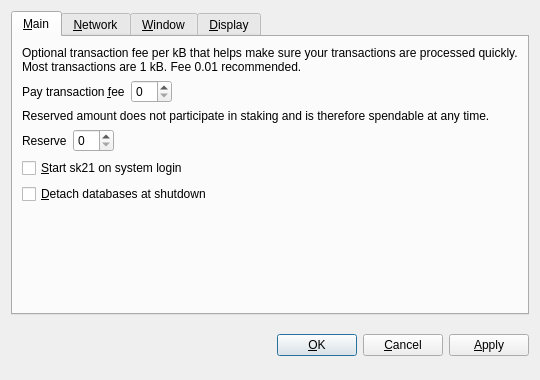
<?xml version="1.0" encoding="UTF-8"?>
<ui version="4.0">
 <class>OptionsDialog</class>
 <widget class="QDialog" name="OptionsDialog">
  <property name="geometry">
   <rect>
    <x>0</x>
    <y>0</y>
    <width>540</width>
    <height>380</height>
   </rect>
  </property>
  <property name="windowTitle">
   <string>Options</string>
  </property>
  <property name="modal">
   <bool>true</bool>
  </property>
  <layout class="QVBoxLayout" name="verticalLayout">
   <item>
    <widget class="QTabWidget" name="tabWidget">
     <property name="tabPosition">
      <enum>QTabWidget::North</enum>
     </property>
     <property name="currentIndex">
      <number>0</number>
     </property>
     <widget class="QWidget" name="tabMain">
      <attribute name="title">
       <string>&amp;Main</string>
      </attribute>
      <layout class="QVBoxLayout" name="verticalLayout_Main">
       <item>
        <widget class="QLabel" name="transactionFeeInfoLabel">
         <property name="text">
          <string>Optional transaction fee per kB that helps make sure your transactions are processed quickly. Most transactions are 1 kB. Fee 0.01 recommended.</string>
         </property>
         <property name="textFormat">
          <enum>Qt::PlainText</enum>
         </property>
         <property name="wordWrap">
          <bool>true</bool>
         </property>
        </widget>
       </item>
       <item>
        <layout class="QHBoxLayout" name="horizontalLayoutFee">
         <item>
          <widget class="QLabel" name="transactionFeeLabel">
           <property name="text">
            <string>Pay transaction &amp;fee</string>
           </property>
           <property name="textFormat">
            <enum>Qt::PlainText</enum>
           </property>
           <property name="buddy">
            <cstring>transactionFee</cstring>
           </property>
          </widget>
         </item>
         <item>
          <widget class="sk21AmountField" name="transactionFee"/>
         </item>
         <item>
          <spacer name="horizontalSpacerFee">
           <property name="orientation">
            <enum>Qt::Horizontal</enum>
           </property>
           <property name="sizeHint" stdset="0">
            <size>
             <width>40</width>
             <height>20</height>
            </size>
           </property>
          </spacer>
         </item>
        </layout>
       </item>
       <item>
        <widget class="QLabel" name="reserveBalanceInfoLabel">
         <property name="text">
          <string>Reserved amount does not participate in staking and is therefore spendable at any time.</string>
         </property>
         <property name="textFormat">
          <enum>Qt::PlainText</enum>
         </property>
         <property name="wordWrap">
          <bool>true</bool>
         </property>
        </widget>
       </item>
       <item>
        <layout class="QHBoxLayout" name="horizontalLayoutReserveBalance">
         <item>
          <widget class="QLabel" name="reserveBalanceLabel">
           <property name="text">
            <string>Reserve</string>
           </property>
           <property name="textFormat">
            <enum>Qt::PlainText</enum>
           </property>
           <property name="buddy">
            <cstring>reserveBalance</cstring>
           </property>
          </widget>
         </item>
         <item>
          <widget class="sk21AmountField" name="reserveBalance"/>
         </item>
         <item>
          <spacer name="horizontalSpacerReserveBalance">
           <property name="orientation">
            <enum>Qt::Horizontal</enum>
           </property>
           <property name="sizeHint" stdset="0">
            <size>
             <width>40</width>
             <height>20</height>
            </size>
           </property>
          </spacer>
         </item>
        </layout>
       </item>
       <item>
        <widget class="QCheckBox" name="sk21AtStartup">
         <property name="toolTip">
          <string>Automatically start sk21 after logging in to the system.</string>
         </property>
         <property name="text">
          <string>&amp;Start sk21 on system login</string>
         </property>
        </widget>
       </item>
       <item>
        <widget class="QCheckBox" name="detachDatabases">
         <property name="toolTip">
          <string>Detach block and address databases at shutdown. This means they can be moved to another data directory, but it slows down shutdown. The wallet is always detached.</string>
         </property>
         <property name="text">
          <string>&amp;Detach databases at shutdown</string>
         </property>
        </widget>
       </item>
       <item>
        <spacer name="verticalSpacer_Main">
         <property name="orientation">
          <enum>Qt::Vertical</enum>
         </property>
         <property name="sizeHint" stdset="0">
          <size>
           <width>20</width>
           <height>40</height>
          </size>
         </property>
        </spacer>
       </item>
      </layout>
     </widget>
     <widget class="QWidget" name="tabNetwork">
      <attribute name="title">
       <string>&amp;Network</string>
      </attribute>
      <layout class="QVBoxLayout" name="verticalLayout_Network">
       <item>
        <widget class="QCheckBox" name="mapPortUpnp">
         <property name="toolTip">
          <string>Automatically open the sk21 client port on the router. This only works when your router supports UPnP and it is enabled.</string>
         </property>
         <property name="text">
          <string>Map port using &amp;UPnP</string>
         </property>
        </widget>
       </item>
       <item>
        <widget class="QCheckBox" name="connectSocks">
         <property name="toolTip">
          <string>Connect to the sk21 network through a SOCKS proxy (e.g. when connecting through Tor).</string>
         </property>
         <property name="text">
          <string>&amp;Connect through SOCKS proxy:</string>
         </property>
        </widget>
       </item>
       <item>
        <layout class="QHBoxLayout" name="horizontalLayout_Network">
         <item>
          <widget class="QLabel" name="proxyIpLabel">
           <property name="text">
            <string>Proxy &amp;IP:</string>
           </property>
           <property name="textFormat">
            <enum>Qt::PlainText</enum>
           </property>
           <property name="buddy">
            <cstring>proxyIp</cstring>
           </property>
          </widget>
         </item>
         <item>
          <widget class="QValidatedLineEdit" name="proxyIp">
           <property name="maximumSize">
            <size>
             <width>140</width>
             <height>16777215</height>
            </size>
           </property>
           <property name="toolTip">
            <string>IP address of the proxy (e.g. 127.0.0.1)</string>
           </property>
          </widget>
         </item>
         <item>
          <widget class="QLabel" name="proxyPortLabel">
           <property name="text">
            <string>&amp;Port:</string>
           </property>
           <property name="textFormat">
            <enum>Qt::PlainText</enum>
           </property>
           <property name="buddy">
            <cstring>proxyPort</cstring>
           </property>
          </widget>
         </item>
         <item>
          <widget class="QLineEdit" name="proxyPort">
           <property name="maximumSize">
            <size>
             <width>55</width>
             <height>16777215</height>
            </size>
           </property>
           <property name="toolTip">
            <string>Port of the proxy (e.g. 9050)</string>
           </property>
          </widget>
         </item>
         <item>
          <widget class="QLabel" name="socksVersionLabel">
           <property name="text">
            <string>SOCKS &amp;Version:</string>
           </property>
           <property name="textFormat">
            <enum>Qt::PlainText</enum>
           </property>
           <property name="buddy">
            <cstring>socksVersion</cstring>
           </property>
          </widget>
         </item>
         <item>
          <widget class="QValueComboBox" name="socksVersion">
           <property name="toolTip">
            <string>SOCKS version of the proxy (e.g. 5)</string>
           </property>
          </widget>
         </item>
         <item>
          <spacer name="horizontalSpacer_Network">
           <property name="orientation">
            <enum>Qt::Horizontal</enum>
           </property>
           <property name="sizeHint" stdset="0">
            <size>
             <width>40</width>
             <height>20</height>
            </size>
           </property>
          </spacer>
         </item>
        </layout>
       </item>
       <item>
        <spacer name="verticalSpacer_Network">
         <property name="orientation">
          <enum>Qt::Vertical</enum>
         </property>
         <property name="sizeHint" stdset="0">
          <size>
           <width>20</width>
           <height>40</height>
          </size>
         </property>
        </spacer>
       </item>
      </layout>
     </widget>
     <widget class="QWidget" name="tabWindow">
      <attribute name="title">
       <string>&amp;Window</string>
      </attribute>
      <layout class="QVBoxLayout" name="verticalLayout_Window">
       <item>
        <widget class="QCheckBox" name="minimizeToTray">
         <property name="toolTip">
          <string>Show only a tray icon after minimizing the window.</string>
         </property>
         <property name="text">
          <string>&amp;Minimize to the tray instead of the taskbar</string>
         </property>
        </widget>
       </item>
       <item>
        <widget class="QCheckBox" name="minimizeOnClose">
         <property name="toolTip">
          <string>Minimize instead of exit the application when the window is closed. When this option is enabled, the application will be closed only after selecting Quit in the menu.</string>
         </property>
         <property name="text">
          <string>M&amp;inimize on close</string>
         </property>
        </widget>
       </item>
       <item>
        <spacer name="verticalSpacer_Window">
         <property name="orientation">
          <enum>Qt::Vertical</enum>
         </property>
         <property name="sizeHint" stdset="0">
          <size>
           <width>20</width>
           <height>40</height>
          </size>
         </property>
        </spacer>
       </item>
      </layout>
     </widget>
     <widget class="QWidget" name="tabDisplay">
      <attribute name="title">
       <string>&amp;Display</string>
      </attribute>
      <layout class="QVBoxLayout" name="verticalLayout_Display">
       <item>
        <layout class="QHBoxLayout" name="horizontalLayout_1_Display">
         <item>
          <widget class="QLabel" name="langLabel">
           <property name="text">
            <string>User Interface &amp;language:</string>
           </property>
           <property name="textFormat">
            <enum>Qt::PlainText</enum>
           </property>
           <property name="buddy">
            <cstring>lang</cstring>
           </property>
          </widget>
         </item>
         <item>
          <widget class="QValueComboBox" name="lang">
           <property name="toolTip">
            <string>The user interface language can be set here. This setting will take effect after restarting sk21.</string>
           </property>
          </widget>
         </item>
        </layout>
       </item>
       <item>
        <layout class="QHBoxLayout" name="horizontalLayout_2_Display">
         <item>
          <widget class="QLabel" name="unitLabel">
           <property name="text">
            <string>&amp;Unit to show amounts in:</string>
           </property>
           <property name="textFormat">
            <enum>Qt::PlainText</enum>
           </property>
           <property name="buddy">
            <cstring>unit</cstring>
           </property>
          </widget>
         </item>
         <item>
          <widget class="QValueComboBox" name="unit">
           <property name="toolTip">
            <string>Choose the default subdivision unit to show in the interface and when sending coins.</string>
           </property>
          </widget>
         </item>
        </layout>
       </item>
       <item>
        <widget class="QCheckBox" name="displayAddresses">
         <property name="toolTip">
          <string>Whether to show sk21 addresses in the transaction list or not.</string>
         </property>
         <property name="text">
          <string>&amp;Display addresses in transaction list</string>
         </property>
        </widget>
       </item>
       <item>
        <widget class="QCheckBox" name="coinControlFeatures">
         <property name="toolTip">
          <string>Whether to show coin control features or not.</string>
         </property>
         <property name="text">
          <string>Display coin &amp;control features (experts only!)</string>
         </property>
        </widget>
       </item>
       <item>
        <spacer name="verticalSpacer_Display">
         <property name="orientation">
          <enum>Qt::Vertical</enum>
         </property>
         <property name="sizeHint" stdset="0">
          <size>
           <width>20</width>
           <height>40</height>
          </size>
         </property>
        </spacer>
       </item>
      </layout>
     </widget>
    </widget>
   </item>
   <item>
    <layout class="QHBoxLayout" name="horizontalLayout_Buttons">
     <item>
      <spacer name="horizontalSpacer_1">
       <property name="orientation">
        <enum>Qt::Horizontal</enum>
       </property>
       <property name="sizeHint" stdset="0">
        <size>
         <width>40</width>
         <height>48</height>
        </size>
       </property>
      </spacer>
     </item>
     <item>
      <widget class="QLabel" name="statusLabel">
       <property name="font">
        <font>
         <weight>75</weight>
         <bold>true</bold>
        </font>
       </property>
       <property name="text">
        <string/>
       </property>
       <property name="textFormat">
        <enum>Qt::PlainText</enum>
       </property>
       <property name="wordWrap">
        <bool>true</bool>
       </property>
      </widget>
     </item>
     <item>
      <spacer name="horizontalSpacer_2">
       <property name="orientation">
        <enum>Qt::Horizontal</enum>
       </property>
       <property name="sizeHint" stdset="0">
        <size>
         <width>40</width>
         <height>48</height>
        </size>
       </property>
      </spacer>
     </item>
     <item>
      <widget class="QPushButton" name="okButton">
       <property name="text">
        <string>&amp;OK</string>
       </property>
      </widget>
     </item>
     <item>
      <widget class="QPushButton" name="cancelButton">
       <property name="text">
        <string>&amp;Cancel</string>
       </property>
       <property name="autoDefault">
        <bool>false</bool>
       </property>
      </widget>
     </item>
     <item>
      <widget class="QPushButton" name="applyButton">
       <property name="text">
        <string>&amp;Apply</string>
       </property>
       <property name="autoDefault">
        <bool>false</bool>
       </property>
      </widget>
     </item>
    </layout>
   </item>
  </layout>
 </widget>
 <customwidgets>
  <customwidget>
   <class>sk21AmountField</class>
   <extends>QSpinBox</extends>
   <header>sk21amountfield.h</header>
  </customwidget>
  <customwidget>
   <class>QValueComboBox</class>
   <extends>QComboBox</extends>
   <header>qvaluecombobox.h</header>
  </customwidget>
  <customwidget>
   <class>QValidatedLineEdit</class>
   <extends>QLineEdit</extends>
   <header>qvalidatedlineedit.h</header>
  </customwidget>
 </customwidgets>
 <resources/>
 <connections/>
</ui>
